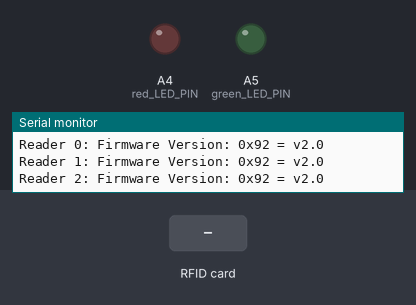
This sketch was run on a simulated Arduino Zero (SAMD21). Parts: output pins drawn as LEDs (lit = HIGH), the last lines printed to the serial monitor. Dashed ring = blinking. Inputs (shaded band) come from the test bench.

Above: at 1.4 s.
1.5 s: RFID card 5A F0 93 BB held to the reader
At 2.0 s:
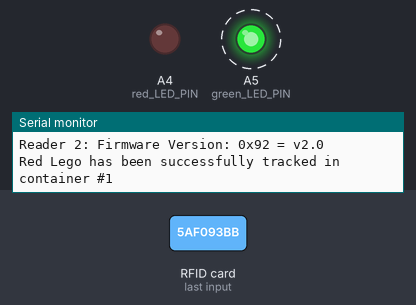
4.5 s: RFID card 5E 7A 19 C4 held to the reader
At 4.67 s:
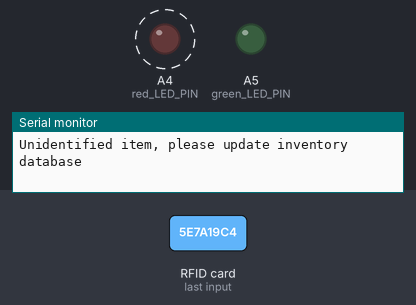
9.9 s: RFID card 4A F0 93 BB held to the reader
At 13.4 s:
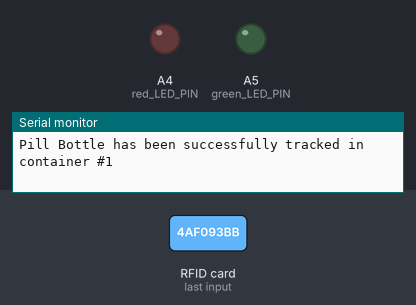
Timing chart, 0 to 14.9 s (numbered marks = the images above; inputs shaded):
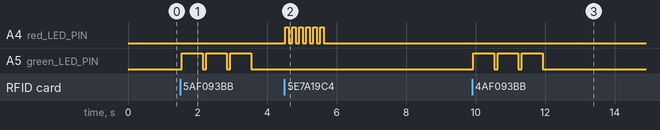

Measured:
- after the input at 1.5 s, A5 (green_LED_PIN): alternates HIGH for 0.60 s and LOW for 0.10 s, starting after 0.05 s
- after the input at 4.5 s, A4 (red_LED_PIN): alternates HIGH for 0.10 s and LOW for 0.10 s, 12 changes in all, then stays LOW, starting at once
- after the input at 9.9 s, A5 (green_LED_PIN): alternates HIGH for 0.60 s and LOW for 0.10 s, 6 changes in all, then stays LOW, starting at once

The sketch:

multi_rfid_inventory.ino
```cpp
#include <SPI.h>
#include <MFRC522.h>

#define RST_PIN             9
#define SS_1_PIN            7
#define SS_2_PIN            8
#define SS_3_PIN            10
#define red_LED_PIN         A4
#define green_LED_PIN       A5

#define NR_OF_READERS   3
#define NUM_ITEMS       7   //set number of tracked items

byte ssPins[] = {SS_1_PIN, SS_2_PIN, SS_3_PIN};

MFRC522 mfrc522[NR_OF_READERS];   // Create MFRC522 instance.


//create struct to hold information for individual tracked items
struct itemID {
  byte idArray[4];
  uint8_t itemLocation; // reader number
  String itemName;
};

//set tag UIDs here
//default value for location is set to 255 (indicates not in inventory)
itemID items[NUM_ITEMS] =
{
  {{0x5A, 0xF0, 0x93, 0xBB}, 255, "Red Lego"},
  {{0x4A, 0xF0, 0x93, 0xBB}, 255, "Pill Bottle"},
  {{0x3A, 0xF0, 0x93, 0xBB}, 255, "Black Box"},
  {{0x1A, 0x17, 0x93, 0xBB}, 255, "Light Bulb"},
  {{0xCA, 0x16, 0x93, 0xBB}, 255, "Glue Bottle"},
  {{0xFA, 0x16, 0x93, 0xBB}, 255, "Epi Pen"},
  {{0xEA, 0x16, 0x93, 0xBB}, 255, "Toilet Paper"},
};

//set checking variables
bool tagRead = false;
uint8_t foundReader = 255;
uint8_t foundItem = 255;
bool itemFound = false;
char serialMessage;

/**
 * Initialize.
 */
void setup() {

  Serial.begin(9600); // Initialize serial communications with the PC
  while (!Serial);    // Do nothing if no serial port is opened (added for Arduinos based on ATMEGA32U4)

  SPI.begin();        // Init SPI bus

  for (uint8_t reader = 0; reader < NR_OF_READERS; reader++) {
    mfrc522[reader].PCD_Init(ssPins[reader], RST_PIN); // Init each MFRC522 card

    delay(20); // wait to establish connection

    mfrc522[reader].PCD_SetAntennaGain(mfrc522[reader].RxGain_max); // increase antenna gain

    Serial.print(F("Reader "));
    Serial.print(reader);
    Serial.print(F(": "));
    mfrc522[reader].PCD_DumpVersionToSerial();
  }

  //LED setup
  pinMode(red_LED_PIN, OUTPUT);
  pinMode(green_LED_PIN, OUTPUT);
}

/**
 * Main loop.
 */
void loop() {
  for (uint8_t reader = 0; reader < NR_OF_READERS; reader++) {
    // Look for new cards

    if (mfrc522[reader].PICC_IsNewCardPresent() && mfrc522[reader].PICC_ReadCardSerial()) {

    // dump_byte_array(mfrc522[reader].uid.uidByte, mfrc522[reader].uid.size); // print UID

    tagRead = true; //track if a tag has been read to compare to foundItem status

    //match read ID with inventory id
    for (uint8_t itemNumber = 0; itemNumber < NUM_ITEMS; itemNumber++)
    {
      for (uint8_t i = 0; i < 4; i++)
      {
        if(items[itemNumber].idArray[i] != mfrc522[reader].uid.uidByte[i])
        {
          break;
        }
        else
        {
          if (i ==  mfrc522[reader].uid.size - 1)
          foundReader = reader;
          foundItem = itemNumber;
          itemFound = true;
        }
      }
    }
      Serial.println();

      // Halt PICC
      mfrc522[reader].PICC_HaltA();
      // Stop encryption on PCD
      mfrc522[reader].PCD_StopCrypto1();
    }
  }

  if(tagRead == true && itemFound == false)
  {
    alertUnknownItem();
  }

  if(itemFound)
  {
    processFoundItem();
  }

  //call serial control function when message is received from serial monitor
  while(Serial.available())
  {
    serialControl();
  }
}

/**
 * function called when item found
 */
void processFoundItem()
{
  itemFound = false;
  tagRead = false;

  //update item location entry
  if(items[foundItem].itemLocation == 255)//update item location if current status is "out"
  {
    items[foundItem].itemLocation = foundReader;
    Serial.print(items[foundItem].itemName);
    Serial.print(F(" has been successfully tracked in container #"));
    Serial.print(foundReader);
    Serial.print('\n');

    blinkLED(green_LED_PIN, 3, 600, 100);
  }
  else if (items[foundItem].itemLocation == foundReader) //change item location to "out" if current location matches reader location
  {
    items[foundItem].itemLocation = 255;
    Serial.print(items[foundItem].itemName);
    Serial.print(F(" has been removed from container #"));
    Serial.print(foundReader);
    Serial.print('\n');

    blinkLED(green_LED_PIN, 6, 100, 100);
  }
  else //unexpected location read
  {
    items[foundItem].itemLocation = 255;
    Serial.print("Item tracking error. ");
    Serial.print(items[foundItem].itemName);
    Serial.print(" status reset to 'not in inventory'. ");
    Serial.println();
    Serial.println("Please try again");

    blinkLED(red_LED_PIN, 3, 600, 200);
  }
}

/**
  * error notification if unknown tag is scanned
  */
void alertUnknownItem()
{
  Serial.println("Unidentified item, please update inventory database");
  tagRead = false;

  blinkLED(red_LED_PIN, 6, 100, 100);
}

/**
 * print the item inventory struct
 */
void printStruct()
{
  for (uint8_t itemNumber = 0; itemNumber < NUM_ITEMS; itemNumber++)
  {
    for (uint8_t i = 0; i < 4; i++)
    {
      Serial.print(items[itemNumber].idArray[i]);
      Serial.print(" ");
    }
    Serial.print(items[itemNumber].itemLocation);
    Serial.println();
  }
}


/**
 * print formatted information about inventory status
 */
void printInventory()
{
  Serial.println();
  for (uint8_t itemNumber = 0; itemNumber < NUM_ITEMS; itemNumber++)
  {
    Serial.print(items[itemNumber].itemName);
    if (items[itemNumber].itemLocation == 255)
    {
      Serial.println(" is not in the container.");
    } else
    {
      Serial.print(" is in container number ");
      Serial.print(items[itemNumber].itemLocation);
      Serial.println();
    }
  }
}

//list contents of selected container
void printContainerContents(uint8_t containerNumber)
{
  uint8_t containerTotal = 0;
  String containerContents = "";

  Serial.println();
  for (uint8_t itemNumber = 0; itemNumber < NUM_ITEMS; itemNumber++)
  {
    if (items[itemNumber].itemLocation == containerNumber)
    {
      containerTotal ++;
      containerContents += items[itemNumber].itemName;
      containerContents += "     ";
    }
  }

  Serial.print("Container ");
  Serial.print(containerNumber);
  Serial.print(" has ");
  Serial.print(containerTotal);
  containerTotal == 1 ? (Serial.print(" item in it.")) : (Serial.print(" items in it."));
  Serial.println();
  Serial.print(containerContents);
  Serial.println();
}

/**
 * resets inventory location for all items to 255
 */
 void resetInventory()
 {
  for (uint8_t itemNumber = 0; itemNumber < NUM_ITEMS; itemNumber++)
  {
    items[itemNumber].itemLocation = 255;
  }
  Serial.print("Inventory reset");
 }


/**
 * process controls sent from serial monitor
 */
 void serialControl()
 {
    serialMessage = Serial.read();

    switch(serialMessage)
    {
      case 'p':
        printStruct();
        break;
      case 'i':
        printInventory();
        break;
      case 'r':
        resetInventory();
        break;
      case 'R':
        NVIC_SystemReset(); //system reset
        break;
      case '0':
        printContainerContents(0);
        break;
      case '1':
        printContainerContents(1);
        break;
      case '2':
        printContainerContents(2);
        break;
    }
 }

/**
 * blink a selected LED a specified number of times
 */
void blinkLED(uint8_t ledPin, uint8_t times, unsigned long timeOn, unsigned long timeOff)
{
  for(int i = 0; i < times; i++)
  {
    digitalWrite(ledPin, HIGH);
    delay(timeOn);
    digitalWrite(ledPin, LOW);
    delay(timeOff);
  }
}

/**
 * Helper routine to dump a byte array as hex values to Serial.
 */
void dump_byte_array(byte *buffer, byte bufferSize) {
  for (byte i = 0; i < bufferSize; i++) {
    Serial.print(buffer[i] < 0x10 ? " 0" : " ");
    Serial.print(buffer[i], HEX);
    // Serial.print(buffer[i], HEX);
    // Serial.print(" ");
  }
}
```
